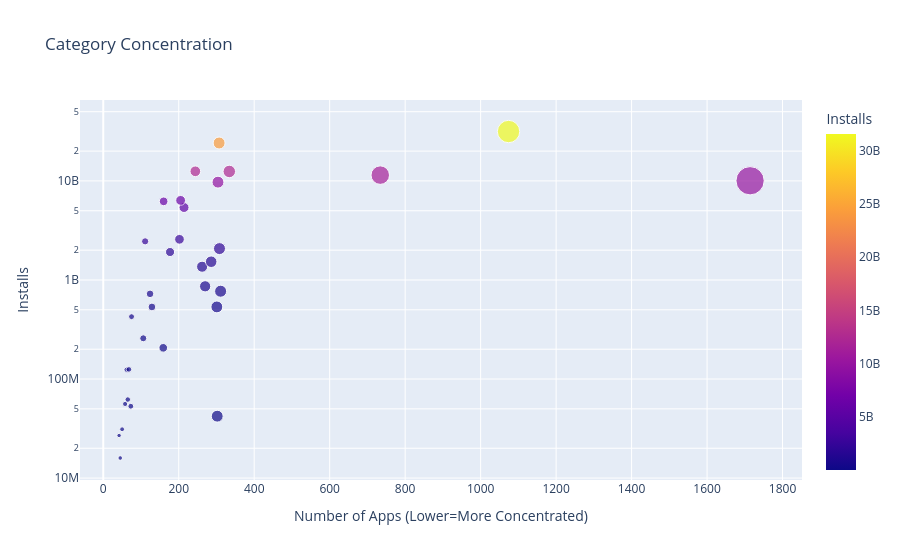

Notebook cell for this chart:
### Markdown cell above
### Category Concentration - Downloads vs. Competition

**Challenge**: 
* First, create a DataFrame that has the number of apps in one column and the number of installs in another:

<img src=https://imgur.com/uQRSlXi.png width="350">

* Then use the [plotly express examples from the documentation](https://plotly.com/python/line-and-scatter/) alongside the [.scatter() API reference](https://plotly.com/python-api-reference/generated/plotly.express.scatter.html)to create scatter plot that looks like this. 

<img src=https://imgur.com/cHsqh6a.png>

*Hint*: Use the size, hover_name and color parameters in .scatter(). To scale the yaxis, call .update_layout() and specify that the yaxis should be on a log-scale like so: yaxis=dict(type='log')

### Code cell
cat_number = df_apps_clean.groupby('Category').agg({'App': pd.Series.count})
cat_merged_df = pd.merge(cat_number, category_installs, on='Category', how="inner")
print(f'The dimensions of the DataFrame are: {cat_merged_df.shape}')
cat_merged_df.sort_values('Installs', ascending=False)

scatter = px.scatter(cat_merged_df, x='App', y='Installs', title='Category Concentration', size='App', hover_name=cat_merged_df.index, color='Installs')
scatter.update_layout(xaxis_title="Number of Apps (Lower=More Concentrated)", yaxis_title="Installs", yaxis=dict(type='log'))
scatter.show()

### Figure 1 — Plotly figure (JSON) as saved in the notebook; plotly's stock layout.template omitted (floating-point values rounded to 4 significant figures)
{"data": [{"hovertemplate": "<b>%{hovertext}</b><br><br>App=%{marker.size}<br>Installs=%{marker.color}<extra></extra>", "hovertext": ["ART_AND_DESIGN", "AUTO_AND_VEHICLES", "BEAUTY", "BOOKS_AND_REFERENCE", "BUSINESS", "COMICS", "COMMUNICATION", "DATING", "EDUCATION", "ENTERTAINMENT", "EVENTS", "FAMILY", "FINANCE", "FOOD_AND_DRINK", "GAME", "HEALTH_AND_FITNESS", "HOUSE_AND_HOME", "LIBRARIES_AND_DEMO", "LIFESTYLE", "MAPS_AND_NAVIGATION", "MEDICAL", "NEWS_AND_MAGAZINES", "PARENTING", "PERSONALIZATION", "PHOTOGRAPHY", "PRODUCTIVITY", "SHOPPING", "SOCIAL", "SPORTS", "TOOLS", "TRAVEL_AND_LOCAL", "VIDEO_PLAYERS", "WEATHER"], "legendgroup": "", "marker": {"color": [124233100, 53129800, 26916200, 1916291655, 863518120, 56036100, 24152241530, 206522410, 533852000, 2455660000, 15949410, 10041105490, 770249400, 257777750, 31543862717, 1361006220, 125082000, 62083000, 534611120, 724267560, 42162676, 5393110650, 31116110, 2074341930, 9721243130, 12463070180, 2573331540, 12513841475, 1528531465, 11450724500, 6361859300, 6221897200, 426096500], "coloraxis": "coloraxis", "size": [62, 73, 42, 177, 270, 58, 307, 159, 129, 111, 45, 1714, 311, 106, 1074, 262, 68, 65, 301, 124, 302, 214, 50, 308, 304, 334, 202, 244, 286, 734, 205, 160, 75], "sizemode": "area", "sizeref": 4.285, "symbol": "circle"}, "mode": "markers", "name": "", "orientation": "v", "showlegend": false, "type": "scatter", "x": [62, 73, 42, 177, 270, 58, 307, 159, 129, 111, 45, 1714, 311, 106, 1074, 262, 68, 65, 301, 124, 302, 214, 50, 308, 304, 334, 202, 244, 286, 734, 205, 160, 75], "xaxis": "x", "y": [124233100, 53129800, 26916200, 1916291655, 863518120, 56036100, 24152241530, 206522410, 533852000, 2455660000, 15949410, 10041105490, 770249400, 257777750, 31543862717, 1361006220, 125082000, 62083000, 534611120, 724267560, 42162676, 5393110650, 31116110, 2074341930, 9721243130, 12463070180, 2573331540, 12513841475, 1528531465, 11450724500, 6361859300, 6221897200, 426096500], "yaxis": "y"}], "layout": {"autosize": true, "coloraxis": {"colorbar": {"title": {"text": "Installs"}}, "colorscale": [[0, "#0d0887"], [0.1111, "#46039f"], [0.2222, "#7201a8"], [0.3333, "#9c179e"], [0.4444, "#bd3786"], [0.5556, "#d8576b"], [0.6667, "#ed7953"], [0.7778, "#fb9f3a"], [0.8889, "#fdca26"], [1, "#f0f921"]]}, "legend": {"itemsizing": "constant", "tracegroupgap": 0}, "title": {"text": "Category Concentration"}, "xaxis": {"anchor": "y", "autorange": true, "domain": [0, 1], "range": [-59.12, 1841.0], "title": {"text": "Number of Apps (Lower=More Concentrated)"}, "type": "linear"}, "yaxis": {"anchor": "x", "autorange": true, "domain": [0, 1], "range": [6.933, 10.98], "title": {"text": "Installs"}, "type": "log"}}}
